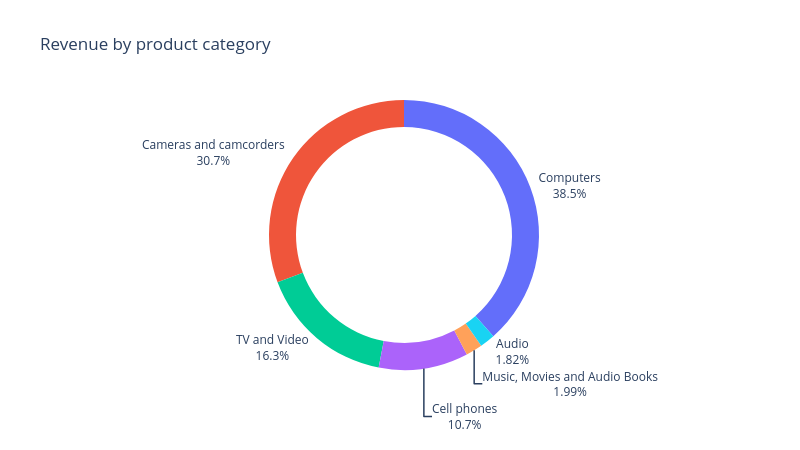

The notebook cell saved with this chart:
### Code cell
fig = px.pie(
    category_revenue,
    values="Revenue",
    names="ProductCategory",
    hole=0.8,
    title="Revenue by product category"
)

fig.update_layout(
    height=450,
    width=800
)

fig.update_traces(
    textposition="outside",
    textinfo="percent+label",
    showlegend=False
    
)


fig.show()

### Figure 1 — Plotly figure (JSON) as saved in the notebook; plotly's stock layout.template omitted (floating-point values rounded to 4 significant figures)
{"data": [{"domain": {"x": [0, 1], "y": [0, 1]}, "hole": 0.8, "hovertemplate": "ProductCategory=%{label}<br>Revenue=%{value}<extra></extra>", "labels": ["Audio", "Music, Movies and Audio Books", "Cell phones", "TV and Video", "Cameras and camcorders", "Computers"], "legendgroup": "", "name": "", "showlegend": false, "textinfo": "percent+label", "textposition": "outside", "type": "pie", "values": [149800000.0, 163800000.0, 882900000.0, 1343000000.0, 2531000000.0, 3173000000.0]}], "layout": {"height": 450, "legend": {"tracegroupgap": 0}, "title": {"text": "Revenue by product category"}, "width": 800}}
